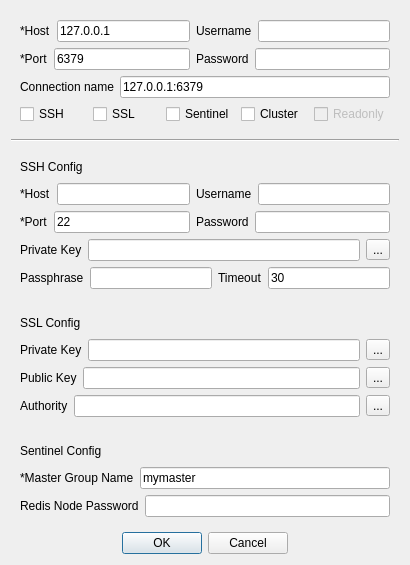
<?xml version="1.0" encoding="UTF-8"?>
<ui version="4.0">
 <class>AddOrEditConnectionDialog</class>
 <widget class="QDialog" name="AddOrEditConnectionDialog">
  <property name="geometry">
   <rect>
    <x>0</x>
    <y>0</y>
    <width>444</width>
    <height>691</height>
   </rect>
  </property>
  <property name="sizePolicy">
   <sizepolicy hsizetype="Expanding" vsizetype="Expanding">
    <horstretch>0</horstretch>
    <verstretch>0</verstretch>
   </sizepolicy>
  </property>
  <property name="windowTitle">
   <string>Add/Edit Connection</string>
  </property>
  <property name="modal">
   <bool>false</bool>
  </property>
  <layout class="QGridLayout" name="gridLayout">
   <property name="sizeConstraint">
    <enum>QLayout::SetFixedSize</enum>
   </property>
   <item row="0" column="0">
    <widget class="QWidget" name="commonWedget" native="true">
     <layout class="QVBoxLayout" name="verticalLayout_4">
      <item>
       <layout class="QHBoxLayout" name="horizontalLayout_2">
        <item>
         <widget class="QLabel" name="label">
          <property name="text">
           <string>*Host</string>
          </property>
         </widget>
        </item>
        <item>
         <widget class="QLineEdit" name="hostEdit">
          <property name="text">
           <string>127.0.0.1</string>
          </property>
         </widget>
        </item>
        <item>
         <widget class="QLabel" name="label_4">
          <property name="text">
           <string>Username</string>
          </property>
         </widget>
        </item>
        <item>
         <widget class="QLineEdit" name="usernameEdit"/>
        </item>
       </layout>
      </item>
      <item>
       <layout class="QHBoxLayout" name="horizontalLayout">
        <item>
         <widget class="QLabel" name="label_2">
          <property name="text">
           <string>*Port</string>
          </property>
         </widget>
        </item>
        <item>
         <widget class="QLineEdit" name="portEdit">
          <property name="text">
           <string>6379</string>
          </property>
          <property name="clearButtonEnabled">
           <bool>false</bool>
          </property>
         </widget>
        </item>
        <item>
         <widget class="QLabel" name="label_3">
          <property name="text">
           <string>Password</string>
          </property>
         </widget>
        </item>
        <item>
         <widget class="QLineEdit" name="passwordEdit"/>
        </item>
       </layout>
      </item>
      <item>
       <layout class="QHBoxLayout" name="horizontalLayout_16">
        <item>
         <widget class="QLabel" name="label_20">
          <property name="text">
           <string>Connection name</string>
          </property>
         </widget>
        </item>
        <item>
         <widget class="QLineEdit" name="connectionNameEdit">
          <property name="text">
           <string>127.0.0.1:6379</string>
          </property>
         </widget>
        </item>
       </layout>
      </item>
      <item>
       <layout class="QHBoxLayout" name="horizontalLayout_3">
        <item>
         <widget class="QCheckBox" name="sshCheckBox">
          <property name="text">
           <string>SSH</string>
          </property>
         </widget>
        </item>
        <item>
         <widget class="QCheckBox" name="sslCheckBox">
          <property name="text">
           <string>SSL</string>
          </property>
         </widget>
        </item>
        <item>
         <widget class="QCheckBox" name="sentinelCheckBox">
          <property name="text">
           <string>Sentinel</string>
          </property>
         </widget>
        </item>
        <item>
         <widget class="QCheckBox" name="clusterCheckBox">
          <property name="text">
           <string>Cluster</string>
          </property>
         </widget>
        </item>
        <item>
         <widget class="QCheckBox" name="readonlyCheckBox">
          <property name="enabled">
           <bool>false</bool>
          </property>
          <property name="text">
           <string>Readonly</string>
          </property>
         </widget>
        </item>
       </layout>
      </item>
     </layout>
    </widget>
   </item>
   <item row="1" column="0">
    <widget class="Line" name="line">
     <property name="orientation">
      <enum>Qt::Horizontal</enum>
     </property>
    </widget>
   </item>
   <item row="2" column="0">
    <widget class="QWidget" name="sshWidget" native="true">
     <layout class="QVBoxLayout" name="verticalLayout_2">
      <item>
       <layout class="QHBoxLayout" name="horizontalLayout_4">
        <item>
         <widget class="QLabel" name="label_5">
          <property name="text">
           <string>SSH Config</string>
          </property>
         </widget>
        </item>
        <item>
         <spacer name="horizontalSpacer">
          <property name="orientation">
           <enum>Qt::Horizontal</enum>
          </property>
          <property name="sizeHint" stdset="0">
           <size>
            <width>288</width>
            <height>20</height>
           </size>
          </property>
         </spacer>
        </item>
       </layout>
      </item>
      <item>
       <layout class="QHBoxLayout" name="horizontalLayout_5">
        <item>
         <widget class="QLabel" name="label_6">
          <property name="text">
           <string>*Host</string>
          </property>
         </widget>
        </item>
        <item>
         <widget class="QLineEdit" name="sshHostEdit">
          <property name="text">
           <string/>
          </property>
         </widget>
        </item>
        <item>
         <widget class="QLabel" name="label_7">
          <property name="text">
           <string>Username</string>
          </property>
         </widget>
        </item>
        <item>
         <widget class="QLineEdit" name="sshUsernameEdit"/>
        </item>
       </layout>
      </item>
      <item>
       <layout class="QHBoxLayout" name="horizontalLayout_6">
        <item>
         <widget class="QLabel" name="label_8">
          <property name="text">
           <string>*Port</string>
          </property>
         </widget>
        </item>
        <item>
         <widget class="QLineEdit" name="sshPortEdit">
          <property name="text">
           <string>22</string>
          </property>
          <property name="clearButtonEnabled">
           <bool>false</bool>
          </property>
         </widget>
        </item>
        <item>
         <widget class="QLabel" name="label_9">
          <property name="text">
           <string>Password</string>
          </property>
         </widget>
        </item>
        <item>
         <widget class="QLineEdit" name="sshPasswordEdit"/>
        </item>
       </layout>
      </item>
      <item>
       <layout class="QHBoxLayout" name="horizontalLayout_7">
        <item>
         <widget class="QLabel" name="label_10">
          <property name="text">
           <string>Private Key</string>
          </property>
         </widget>
        </item>
        <item>
         <widget class="QLineEdit" name="sshPrivateKeyLineEdit"/>
        </item>
        <item>
         <widget class="QToolButton" name="sshPrivateKeyToolButton">
          <property name="text">
           <string>...</string>
          </property>
         </widget>
        </item>
       </layout>
      </item>
      <item>
       <layout class="QHBoxLayout" name="horizontalLayout_8">
        <item>
         <widget class="QLabel" name="label_11">
          <property name="text">
           <string>Passphrase</string>
          </property>
         </widget>
        </item>
        <item>
         <widget class="QLineEdit" name="sshPassphraseEdit">
          <property name="text">
           <string/>
          </property>
          <property name="clearButtonEnabled">
           <bool>false</bool>
          </property>
         </widget>
        </item>
        <item>
         <widget class="QLabel" name="label_12">
          <property name="text">
           <string>Timeout</string>
          </property>
         </widget>
        </item>
        <item>
         <widget class="QLineEdit" name="sshTimeoutEdit">
          <property name="text">
           <string>30</string>
          </property>
         </widget>
        </item>
       </layout>
      </item>
     </layout>
    </widget>
   </item>
   <item row="3" column="0">
    <widget class="QWidget" name="sslWidget" native="true">
     <layout class="QVBoxLayout" name="verticalLayout">
      <item>
       <layout class="QHBoxLayout" name="horizontalLayout_9">
        <item>
         <widget class="QLabel" name="label_13">
          <property name="text">
           <string>SSL Config</string>
          </property>
         </widget>
        </item>
        <item>
         <spacer name="horizontalSpacer_2">
          <property name="orientation">
           <enum>Qt::Horizontal</enum>
          </property>
          <property name="sizeHint" stdset="0">
           <size>
            <width>288</width>
            <height>20</height>
           </size>
          </property>
         </spacer>
        </item>
       </layout>
      </item>
      <item>
       <layout class="QHBoxLayout" name="horizontalLayout_10">
        <item>
         <widget class="QLabel" name="label_14">
          <property name="text">
           <string>Private Key</string>
          </property>
         </widget>
        </item>
        <item>
         <widget class="QLineEdit" name="sslPrivateKeylineEdit"/>
        </item>
        <item>
         <widget class="QToolButton" name="sslPrivateKeyToolButton">
          <property name="text">
           <string>...</string>
          </property>
         </widget>
        </item>
       </layout>
      </item>
      <item>
       <layout class="QHBoxLayout" name="horizontalLayout_11">
        <item>
         <widget class="QLabel" name="label_15">
          <property name="text">
           <string>Public Key</string>
          </property>
         </widget>
        </item>
        <item>
         <widget class="QLineEdit" name="sslPublicKeylLineEdit"/>
        </item>
        <item>
         <widget class="QToolButton" name="sslPublicKeylToolButton">
          <property name="text">
           <string>...</string>
          </property>
         </widget>
        </item>
       </layout>
      </item>
      <item>
       <layout class="QHBoxLayout" name="horizontalLayout_12">
        <item>
         <widget class="QLabel" name="label_16">
          <property name="text">
           <string>Authority</string>
          </property>
         </widget>
        </item>
        <item>
         <widget class="QLineEdit" name="sslAuthorityLineEdit"/>
        </item>
        <item>
         <widget class="QToolButton" name="sslAuthorityToolButton">
          <property name="text">
           <string>...</string>
          </property>
         </widget>
        </item>
       </layout>
      </item>
     </layout>
    </widget>
   </item>
   <item row="4" column="0">
    <widget class="QWidget" name="sentinelWidget" native="true">
     <layout class="QVBoxLayout" name="verticalLayout_3">
      <item>
       <layout class="QHBoxLayout" name="horizontalLayout_13">
        <item>
         <widget class="QLabel" name="label_17">
          <property name="text">
           <string>Sentinel Config</string>
          </property>
         </widget>
        </item>
        <item>
         <spacer name="horizontalSpacer_3">
          <property name="orientation">
           <enum>Qt::Horizontal</enum>
          </property>
          <property name="sizeHint" stdset="0">
           <size>
            <width>288</width>
            <height>20</height>
           </size>
          </property>
         </spacer>
        </item>
       </layout>
      </item>
      <item>
       <layout class="QHBoxLayout" name="horizontalLayout_14">
        <item>
         <widget class="QLabel" name="label_18">
          <property name="text">
           <string>*Master Group Name</string>
          </property>
         </widget>
        </item>
        <item>
         <widget class="QLineEdit" name="sentinelMasterGroupNameEdit">
          <property name="text">
           <string>mymaster</string>
          </property>
         </widget>
        </item>
       </layout>
      </item>
      <item>
       <layout class="QHBoxLayout" name="horizontalLayout_15">
        <item>
         <widget class="QLabel" name="label_19">
          <property name="text">
           <string>Redis Node Password</string>
          </property>
         </widget>
        </item>
        <item>
         <widget class="QLineEdit" name="sentinelRedisNodePasswordEdit"/>
        </item>
       </layout>
      </item>
     </layout>
    </widget>
   </item>
   <item row="5" column="0">
    <widget class="QDialogButtonBox" name="buttonBox">
     <property name="orientation">
      <enum>Qt::Horizontal</enum>
     </property>
     <property name="standardButtons">
      <set>QDialogButtonBox::Cancel|QDialogButtonBox::Ok</set>
     </property>
     <property name="centerButtons">
      <bool>true</bool>
     </property>
    </widget>
   </item>
  </layout>
 </widget>
 <resources/>
 <connections>
  <connection>
   <sender>buttonBox</sender>
   <signal>rejected()</signal>
   <receiver>AddOrEditConnectionDialog</receiver>
   <slot>reject()</slot>
   <hints>
    <hint type="sourcelabel">
     <x>226</x>
     <y>169</y>
    </hint>
    <hint type="destinationlabel">
     <x>331</x>
     <y>125</y>
    </hint>
   </hints>
  </connection>
 </connections>
</ui>
